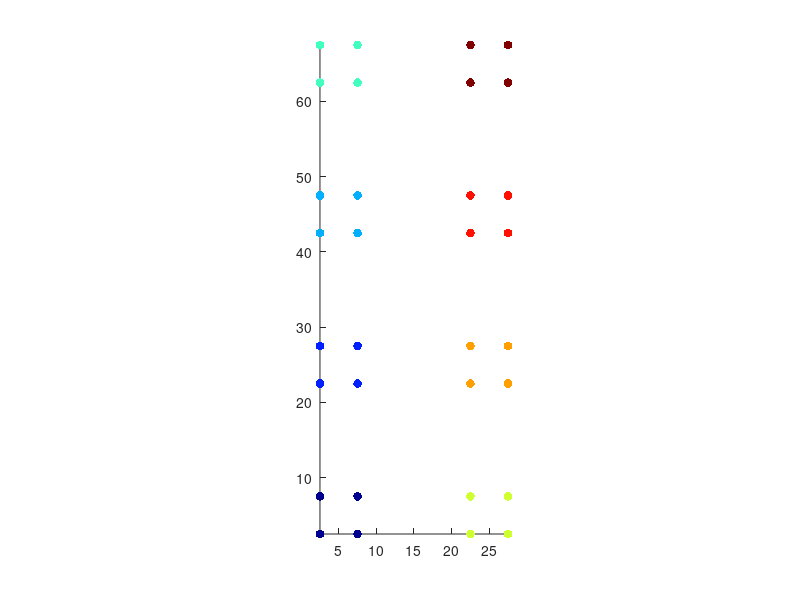

MATLAB code to generate this figure:
%  create a channel map file

Nchannels = 32;
connected = true(Nchannels, 1);
chanMap   = 1:Nchannels;
chanMap0ind = chanMap - 1;

% ycoords = [100,100,120,120,...
%     220, 220, 240, 240,...
%     340,340,360,360,...
%     460,460,480,480,...
%     580,580,600,600,...
%     700,700,720,720,...
%     820,820,840,840,...
%     940,940,960,960,...
%     1060,1060,1080,1080,...
%     1180,1180,1200,1200,...
%     1300,1300,1320,1320,...
%     1420,1420,1440,1440,...
%     1540,1540,1560,1560,...
%     1660,1660,1680,1680,...
%     1780,1780,1800,1800,...
%     1900,1900,1920,1920]';

% xcoords=repmat([0;1;0;1],Nchannels/4,1)*20;


xcoords=[0.25,0.75,0.25,0.75,...
    0.25,0.75,0.25,0.75,...
    0.25,0.75,0.25,0.75,...
    0.25,0.75,0.25,0.75,...
    2.25,2.75,2.25,2.75,...
    2.25,2.75,2.25,2.75,...
    2.25,2.75,2.25,2.75,...
    2.25,2.75,2.25,2.75]'*10;

ycoords=[0.25,0.25,0.75,0.75,...
    2.25,2.25,2.75,2.75,...
    4.25,4.25,4.75,4.75,...
    6.25,6.25,6.75,6.75,...
    0.25,0.25,0.75,0.75,...
    2.25,2.25,2.75,2.75,...
    4.25,4.25,4.75,4.75,...
    6.25,6.25,6.75,6.75]'*10;


n = Nchannels/4;
m = 4;
kcoords=(reshape(repmat(1:n, m, 1), n*m, 1));


figure;scatter(xcoords,ycoords,40,kcoords,'filled');colormap jet
axis image

fs = 32000; % sampling frequency
save('D:\ryanh\github\Kilosort2\configFiles\8tt_kubie_chanMap_v2.mat', ...
    'chanMap','connected', 'xcoords', 'ycoords', 'kcoords', 'chanMap0ind', 'fs')

%%

Nchannels = 32;
connected = true(Nchannels, 1);
chanMap   = 1:Nchannels;
chanMap0ind = chanMap - 1;

xcoords   = repmat([1 2 3 4]', 1, Nchannels/4);
xcoords   = xcoords(:);
ycoords   = repmat(1:Nchannels/4, 4, 1);
ycoords   = ycoords(:);
kcoords   = ones(Nchannels,1); % grouping of channels (i.e. tetrode groups)

fs = 25000; % sampling frequency

save('C:\DATA\Spikes\Piroska\chanMap.mat', ...
    'chanMap','connected', 'xcoords', 'ycoords', 'kcoords', 'chanMap0ind', 'fs')
%%

% kcoords is used to forcefully restrict templates to channels in the same
% channel group. An option can be set in the master_file to allow a fraction 
% of all templates to span more channel groups, so that they can capture shared 
% noise across all channels. This option is

% ops.criterionNoiseChannels = 0.2; 

% if this number is less than 1, it will be treated as a fraction of the total number of clusters

% if this number is larger than 1, it will be treated as the "effective
% number" of channel groups at which to set the threshold. So if a template
% occupies more than this many channel groups, it will not be restricted to
% a single channel group. 